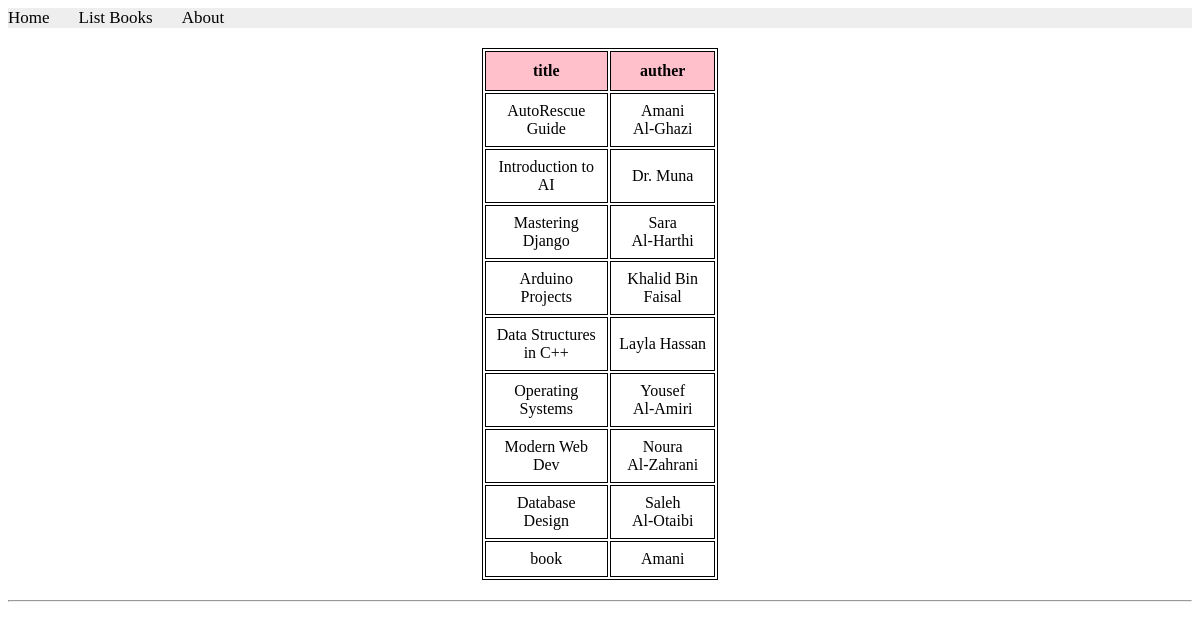
/books/lab9_part1/listbooks, run on an earlier commit of the app's database.
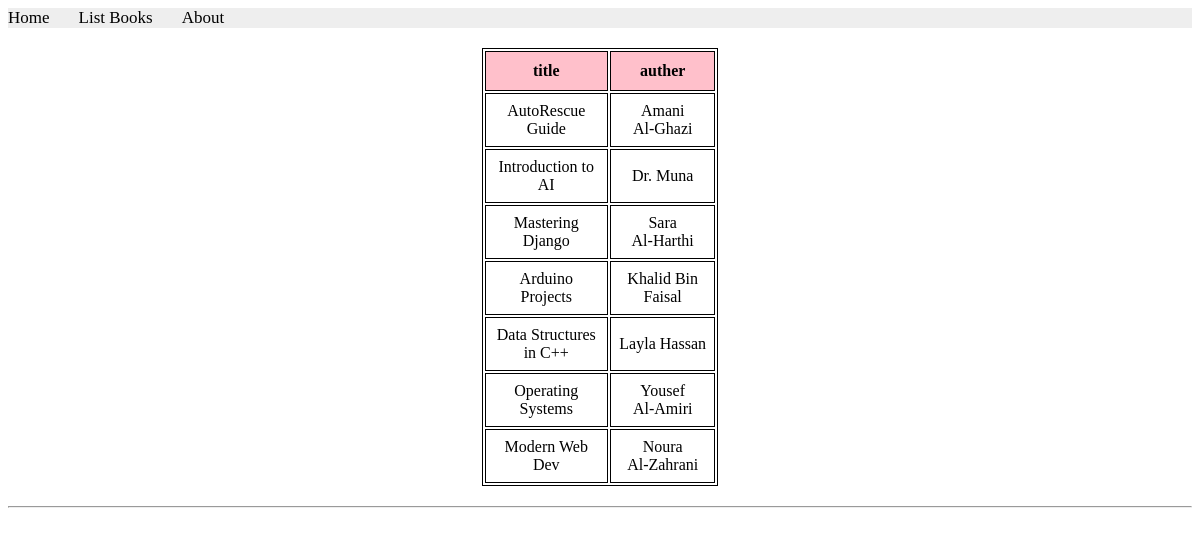
And on a later commit of the database.
### apps/bookmodule/models.py (models this page shows)
class Book(models.Model):
    title = models.CharField(max_length=50)
    author = models.CharField(max_length=50)
    price = models.FloatField(default=0.0)
    edition = models.SmallIntegerField(default=1)

### apps/bookmodule/views.py (the view)
# urls.py: path('lab9_part1/listbooks', views.listbooks, name="list_books"),
def listbooks(request):
    books = Book.objects.all()
    return render(request, 'bookmodule/listbooks.html', {'books':books})

### apps/templates/bookmodule/listbooks.html (shortened to what this page needs)
{% extends "layouts/base.html" %}
{% load static %}
{% block content %}
<table>
<tr>
    <th> title</th>
    <th> auther </th>
</tr>
{% for book in books %}
<tr>
    <td>{{ book.title }} </td>
    <td>{{ book.author }} </td>
</tr>
{% endfor %}
</table>
<hr>
{% endblock content %}

What changed in the data, as far as the page shows it:
removed Book: title "Database Design", author "Saleh Al‑Otaibi"
removed Book: title "book", author "Amani"
